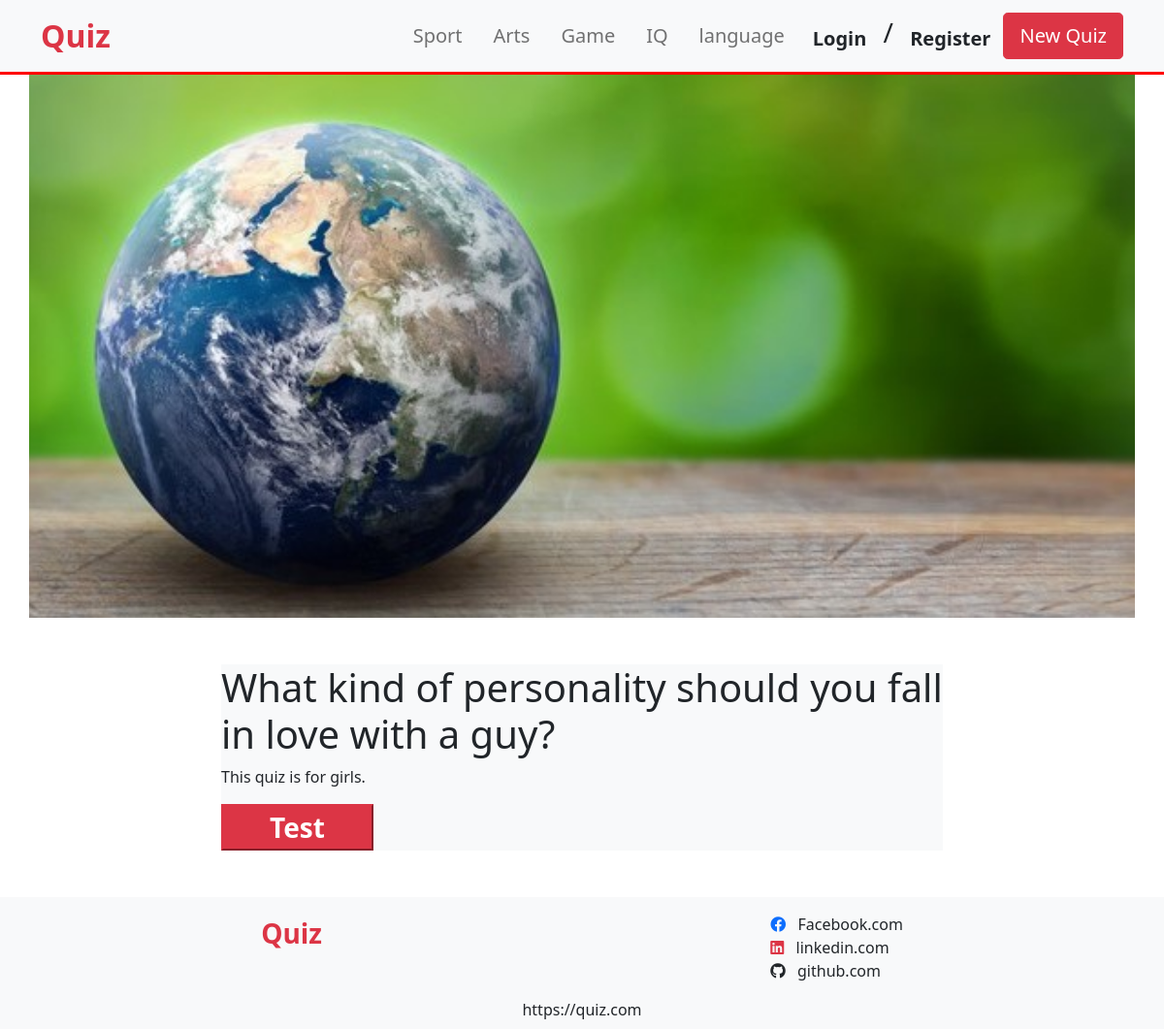
Screenshot of /quiz/2/ with the database file from the repository.
### quiz/models.py (models this page shows, shortened)
class Quiz(models.Model):
    title = models.CharField(max_length=100)
    describe = models.CharField(max_length=200)
    create_date = models.DateField(default=timezone.now)
    owner = models.ForeignKey(User, on_delete=CASCADE, default=1)

### quiz/views.py (the view)
# urls.py: path('<int:pk>/', views.QuizView.as_view(), name="detail"),
class QuizView(DetailView):
    model = Quiz
    template_name = 'quiz/quiz.html'

### quiz/templates/quiz/quiz.html (shortened to what this page needs)
{% extends "home/base.html" %}
{% block content %}
<div class="container">
    <div class="col-12 col-lg-8 mx-auto bg-light my-5">
        <h1>{{quiz.title}}</h1>
        <p>{{quiz.describe}}</p>
        <button class="btn-danger px-5 fs-3 fw-bold" id="test-btn">Test</button>
    </div>
</div>
{% endblock %}

### rows the page displays
Quiz: title "What kind of personality should you fall in love with a guy?", describe "This quiz is for girls."
